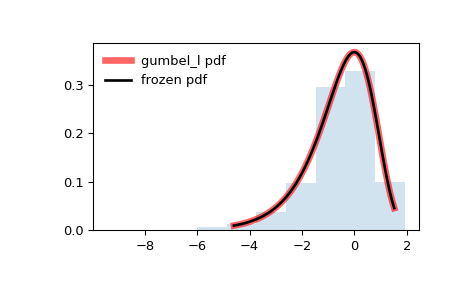

This chart was generated by the following Python code:
from scipy.stats import gumbel_l
import matplotlib.pyplot as plt
fig, ax = plt.subplots(1, 1)

# Calculate the first four moments:

mean, var, skew, kurt = gumbel_l.stats(moments='mvsk')

# Display the probability density function (``pdf``):

x = np.linspace(gumbel_l.ppf(0.01),
                gumbel_l.ppf(0.99), 100)
ax.plot(x, gumbel_l.pdf(x),
       'r-', lw=5, alpha=0.6, label='gumbel_l pdf')

# Alternatively, the distribution object can be called (as a function)
# to fix the shape, location and scale parameters. This returns a "frozen"
# RV object holding the given parameters fixed.

# Freeze the distribution and display the frozen ``pdf``:

rv = gumbel_l()
ax.plot(x, rv.pdf(x), 'k-', lw=2, label='frozen pdf')

# Check accuracy of ``cdf`` and ``ppf``:

vals = gumbel_l.ppf([0.001, 0.5, 0.999])
np.allclose([0.001, 0.5, 0.999], gumbel_l.cdf(vals))
# True

# Generate random numbers:

r = gumbel_l.rvs(size=1000)

# And compare the histogram:

ax.hist(r, density=True, histtype='stepfilled', alpha=0.2)
ax.legend(loc='best', frameon=False)
plt.show()
